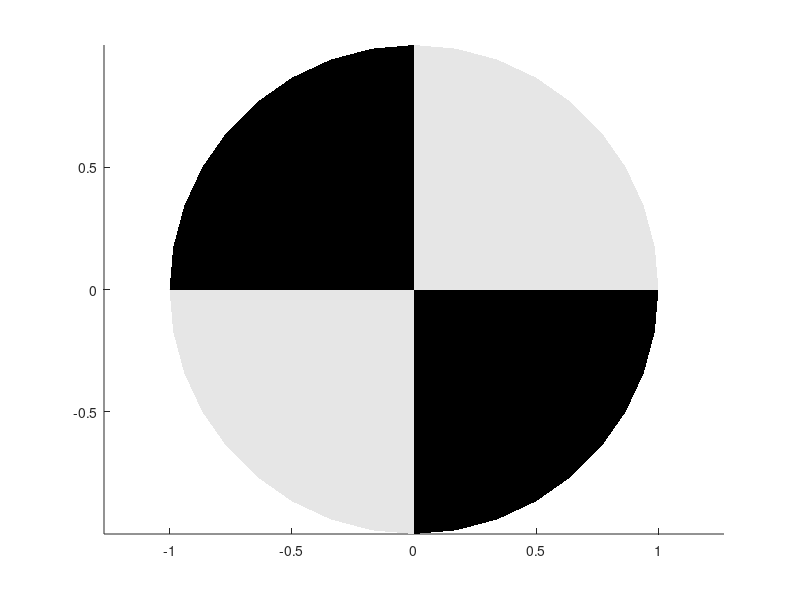

The MATLAB script that drew this image:
function varargout = sphere_cg(varargin)
% The sphere_cg function generates the x-, y-, and z-coordinates of 
% eighth sphere parts for use with surf and mesh. It should characterize a
% center of gravity. If no ouput argument is expected, the sphere_cg will 
% be drawn.
%
% Optional arguments are to be passed in pairs {default value}:
% r ............... radius {1}
% accuracy ........ ratio for the accuracy of the displayed sphere, for
%                   >1 then radius become smoother, longer calculation-time
%                   <1 then radius become sharper, shorter calculation-time
%                   {=1 --> N=10 points, defining a circle; =2 --> N=20)
% N ............... Number of faces at each eighth part (~accuracy) {10}
% drawFlag ........ flag, whether the sphere should always be drawn {0}
% rgb_light ....... color of light eighth parts {[0.9 0.9 0.9]}
% rgb_dark ........ color of darkt eighth parts {k}
% FaceAlpha ....... FaceAlpha of the body
%
% Output arguments
% -----------------------
% varargout ....... [X, Y, Z, handles, FaceColors]
%
% Call Examples
% -----------------------
% sphere_cg;
% sphere_cg('r',5,'accuracy',0.5);
% [X Y Z] = sphere_cg('N',20);
% [X Y Z] = sphere_cg('N',20,'drawFlag',1);
%
% See also: sphere
%
%  Author:     Johannes Stoerkle
%  Date:       12.02.2013
%  Modified:   
%
% - MatCarAnim - 
% Car Animation-Toolbox for Matlab
% 2013, ETH Zurich - Swiss Federal Institute of Technology Zurich

r = 1;
accuracy = 1;

handles = [];
FaceColors = [];

N = [];
drawFlag = 0;
FaceAlpha = 1;
rgb_dark = 'k';
rgb_light = [0.9 0.9 0.9];

% read optional parameters
for h_ = 2:2:length(varargin)
    switch lower(varargin{h_-1})
        case {'r'}
            r = varargin{h_};
        case 'accuracy'
            accuracy = varargin{h_};
        case {'n'}
            N = varargin{h_};
        case {'drawflag'}
            drawFlag = varargin{h_};
        case {'rgb_dark'}
            rgb_dark = varargin{h_};
        case {'rgb_light'}
            rgb_light = varargin{h_};
        case {'facealpha'}
            FaceAlpha = varargin{h_};
        otherwise
            error('Unknown Option ''%s''!',any2str(varargin{h_-1}));
    end
end

if isempty(N)
    N = accuracy *10;
end %if

% positiv y
idx = 1;
[theta,phi] = meshgrid(linspace(0,pi/2,N),linspace(-pi/2,0,N));
X{idx} = r.*cos(theta).*cos(phi);
Y{idx} = r.*sin(theta).*cos(phi);
Z{idx} = r.*sin(phi);
%h(1) = surf(X{idx},Y{idx},Z{idx},'FaceColor', rgb_dark,'EdgeColor','none')

idx = idx+1;
[theta,phi] = meshgrid(linspace(0,pi/2,N),linspace(0,pi/2,N));
X{idx} = r.*cos(theta).*cos(phi);
Y{idx} = r.*sin(theta).*cos(phi);
Z{idx} = r.*sin(phi);
%h(2) = surf(X{idx},Y{idx},Z{idx},'FaceColor', rgb_light,'EdgeColor','none')

idx = idx+1;
[theta,phi] = meshgrid(linspace(pi/2,pi,N),linspace(0,pi/2,N));
X{idx} = r.*cos(theta).*cos(phi);
Y{idx} = r.*sin(theta).*cos(phi);
Z{idx} = r.*sin(phi);
%h(4) = surf(X{idx},Y{idx},Z{idx},'FaceColor', rgb_dark,'EdgeColor','none')

idx = idx+1;
[theta,phi] = meshgrid(linspace(pi/2,pi,N),linspace(-pi/2,0,N));
X{idx} = r.*cos(theta).*cos(phi);
Y{idx} = r.*sin(theta).*cos(phi);
Z{idx} = r.*sin(phi);
%h(3) = surf(X{idx},Y{idx},Z{idx},'FaceColor', rgb_light,'EdgeColor','none')

% negative y

idx = idx+1;
[theta,phi] = meshgrid(linspace(0,pi/2,N),linspace(0,pi/2,N));
X{idx} = r.*cos(theta).*cos(phi);
Y{idx} = -r.*sin(theta).*cos(phi);
Z{idx} = r.*sin(phi);
%h(6) = surf(X{idx},Y{idx},Z{idx},'FaceColor', rgb_dark,'EdgeColor','none')

idx = idx+1;
[theta,phi] = meshgrid(linspace(0,pi/2,N),linspace(-pi/2,0,N));
X{idx} = r.*cos(theta).*cos(phi);
Y{idx} = -r.*sin(theta).*cos(phi);
Z{idx} = r.*sin(phi);
%h(5) = surf(X{idx},Y{idx},Z{idx},'FaceColor', rgb_light,'EdgeColor','none')

idx = idx+1;
[theta,phi] = meshgrid(linspace(pi/2,pi,N),linspace(-pi/2,0,N));
X{idx} = r.*cos(theta).*cos(phi);
Y{idx} = -r.*sin(theta).*cos(phi);
Z{idx} = r.*sin(phi);
%h(7) = surf(X{idx},Y{idx},Z{idx},'FaceColor', rgb_dark,'EdgeColor','none')

idx = idx+1;
[theta,phi] = meshgrid(linspace(pi/2,pi,N),linspace(0,pi/2,N));
X{idx} = r.*cos(theta).*cos(phi);
Y{idx} = -r.*sin(theta).*cos(phi);
Z{idx} = r.*sin(phi);
%h(8) = surf(X{idx},Y{idx},Z{idx},'FaceColor', rgb_light,'EdgeColor','none')

if (drawFlag == 1) || (nargout == 0) % draw sphere, if no output-arg is expected
    % Create new figure or use current
    if isempty(findall(0,'Type','Figure'))
        figure;
        set(gca,'color','none'); %Disable axes-background-color
    else
        %clf;
            end
    hold on
        
    %Draw sphere-parts
    for idx = 1:2:7
        handles(idx) = surf(X{idx},Y{idx},Z{idx},'FaceColor', rgb_dark, ...
                                                 'EdgeColor','none',...
                                                 'FaceAlpha',FaceAlpha);
        FaceColors{idx} = rgb_dark;
    end % for
    for idx = 2:2:8
        handles(idx) = surf(X{idx},Y{idx},Z{idx},'FaceColor', rgb_light,...
                                                 'EdgeColor','none',...
                                                 'FaceAlpha',FaceAlpha);
        FaceColors{idx} = rgb_light;
    end % for
    %Print out handles and colors
    axis equal
end % if
varargout{1} = X;
varargout{2} = Y;
varargout{3} = Z;
varargout{4} = handles;
varargout{5} = FaceColors;
end
  